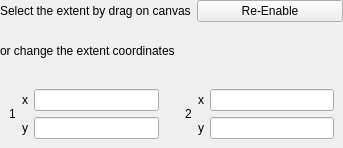
<?xml version="1.0" encoding="UTF-8"?>
<ui version="4.0">
 <class>ExtentSelector</class>
 <widget class="QWidget" name="ExtentSelector">
  <property name="geometry">
   <rect>
    <x>0</x>
    <y>0</y>
    <width>343</width>
    <height>148</height>
   </rect>
  </property>
  <layout class="QGridLayout" name="gridLayout">
   <property name="margin">
    <number>0</number>
   </property>
   <item row="1" column="0">
    <widget class="QLabel" name="label">
     <property name="text">
      <string>Select the extent by drag on canvas</string>
     </property>
    </widget>
   </item>
   <item row="3" column="0" colspan="2">
    <widget class="QLabel" name="label_7">
     <property name="text">
      <string>or change the extent coordinates</string>
     </property>
    </widget>
   </item>
   <item row="4" column="0" colspan="2">
    <widget class="QWidget" name="widget" native="true">
     <layout class="QGridLayout" name="gridLayout_3">
      <item row="0" column="2">
       <widget class="QLabel" name="label_11">
        <property name="text">
         <string>x</string>
        </property>
       </widget>
      </item>
      <item row="0" column="3">
       <widget class="QLineEdit" name="x_minimum"/>
      </item>
      <item row="0" column="7">
       <widget class="QLabel" name="label_13">
        <property name="text">
         <string>x</string>
        </property>
       </widget>
      </item>
      <item row="0" column="8">
       <widget class="QLineEdit" name="x2CoordEdit"/>
      </item>
      <item row="1" column="3">
       <widget class="QLineEdit" name="y1CoordEdit"/>
      </item>
      <item row="1" column="8">
       <widget class="QLineEdit" name="y2CoordEdit"/>
      </item>
      <item row="1" column="7">
       <widget class="QLabel" name="label_15">
        <property name="text">
         <string>y</string>
        </property>
       </widget>
      </item>
      <item row="1" column="2">
       <widget class="QLabel" name="label_14">
        <property name="text">
         <string>y</string>
        </property>
       </widget>
      </item>
      <item row="0" column="6" rowspan="2">
       <widget class="QLabel" name="label_12">
        <property name="text">
         <string>2</string>
        </property>
        <property name="indent">
         <number>20</number>
        </property>
       </widget>
      </item>
      <item row="0" column="1" rowspan="2">
       <widget class="QLabel" name="label_10">
        <property name="text">
         <string>1</string>
        </property>
       </widget>
      </item>
     </layout>
    </widget>
   </item>
   <item row="1" column="1">
    <widget class="QPushButton" name="btnEnable">
     <property name="text">
      <string>Re-Enable</string>
     </property>
    </widget>
   </item>
  </layout>
 </widget>
 <resources/>
 <connections/>
</ui>
